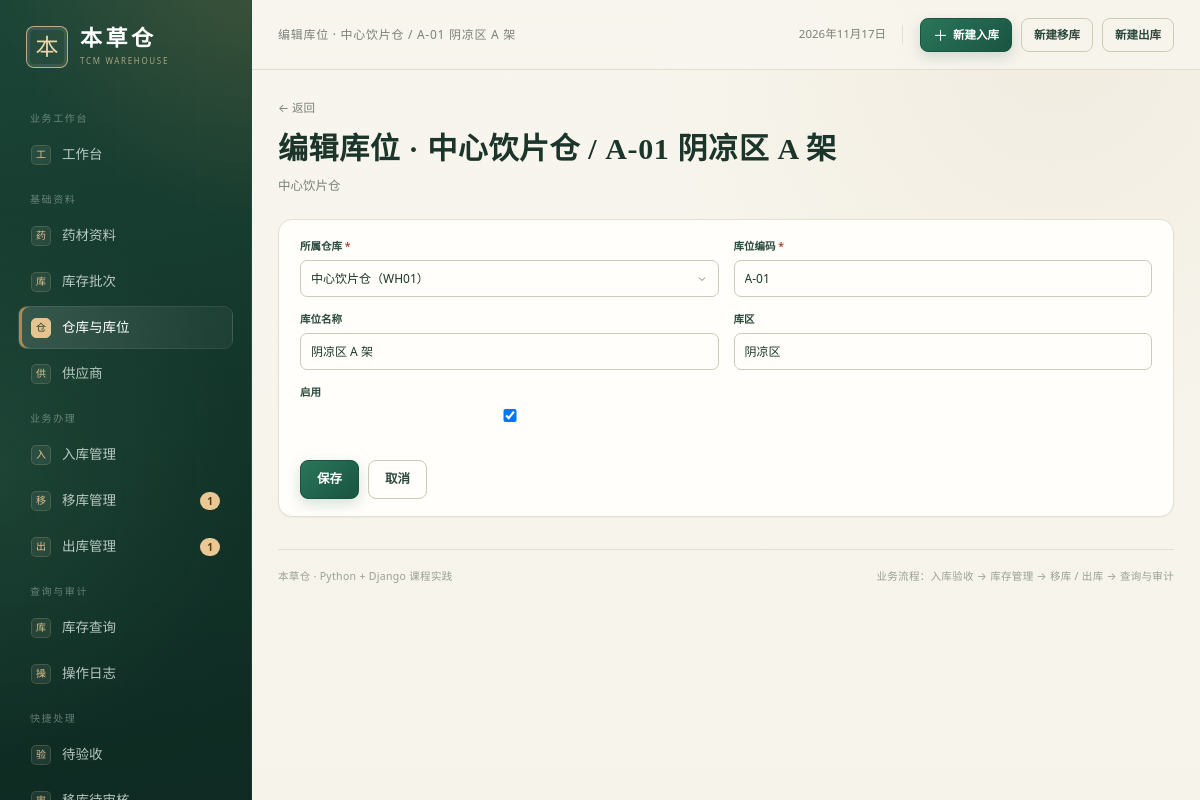
The page /locations/38/edit/ (signed in) on the database its author committed.
### warehouse/models.py (models this page shows, shortened)
class Warehouse(models.Model):
    code = models.CharField("仓库编码", max_length=20, unique=True)
    name = models.CharField("仓库名称", max_length=80)
    address = models.CharField("地址", max_length=200, blank=True)
    is_active = models.BooleanField("启用", default=True)
    created_at = models.DateTimeField("创建时间", auto_now_add=True)
    class Meta:
        verbose_name = "仓库"
        verbose_name_plural = "仓库"
        ordering = ["code"]
    def __str__(self):
        return f"{self.name}（{self.code}）"

class StorageLocation(models.Model):
    warehouse = models.ForeignKey(
        Warehouse,
        on_delete=models.PROTECT,
        related_name="locations",
        verbose_name="所属仓库",
    )
    code = models.CharField("库位编码", max_length=30)
    name = models.CharField("库位名称", max_length=80, blank=True)
    zone = models.CharField("库区", max_length=30, blank=True)
    is_active = models.BooleanField("启用", default=True)
    class Meta:
        verbose_name = "库位"
        verbose_name_plural = "库位"
        ordering = ["warehouse__code", "code"]
        constraints = [
            models.UniqueConstraint(
                fields=["warehouse", "code"], name="uniq_location_warehouse_code"
            )
        ]
    @property
    def full_name(self):
        return f"{self.warehouse.name} / {self.code} {self.name}".strip()

### warehouse/system_views.py (the view)
# urls.py: path("locations/<int:pk>/edit/", system_views.location_edit, name="location_edit"),
@login_required
def location_edit(request, pk):
    _require(request.user, "warehouse.manage")
    location = get_object_or_404(StorageLocation, pk=pk)
    form = StorageLocationForm(request.POST or None, instance=location)
    if request.method == "POST" and form.is_valid():
        form.save()
        messages.success(request, "库位信息已更新。")
        return redirect("warehouse_list")
    return render(
        request,
        "warehouse/simple_form.html",
        {
            "form": form,
            "title": f"编辑库位 · {location.full_name}",
            "subtitle": location.warehouse.name,
            "active_nav": "warehouses",
        },
    )

### warehouse/forms.py (shortened to what this page needs)
class StorageLocationForm(StyledFormMixin, forms.ModelForm):
    class Meta:
        model = StorageLocation
        fields = ["warehouse", "code", "name", "zone", "is_active"]
        widgets = {"zone": forms.TextInput(attrs={"placeholder": "例如：阴凉区 / 常温区"})}
    def __init__(self, *args, **kwargs):
        super().__init__(*args, **kwargs)
        self.fields["warehouse"].queryset = Warehouse.objects.filter(is_active=True)
        self._style_fields()

### warehouse/forms.py (called while the page is built)
    def _style_fields(self):
        for name, field in self.fields.items():
            widget = field.widget
            if isinstance(widget, forms.CheckboxInput):
                widget.attrs.setdefault("class", "form-check-input")
            elif isinstance(widget, forms.Select):
                widget.attrs.setdefault("class", "form-select")
            elif isinstance(widget, forms.FileInput):
                widget.attrs.setdefault("class", "form-file")
            else:
                widget.attrs.setdefault("class", "form-input")
            if field.required:
                widget.attrs.setdefault("required", "required")

### warehouse/models.py (called while the page is built)
    @property
    def display_name(self):
        return self.user.get_full_name() or self.user.username

    @property
    def effective_role(self):
        if self.user.is_superuser:
            return self.Role.ADMIN
        return self.role

### warehouse/permissions.py (called while the page is built)
def get_role(user):
    if not user.is_authenticated:
        return None
    if user.is_superuser:
        return "admin"
    profile = getattr(user, "profile", None)
    return profile.effective_role if profile else "viewer"

def has_perm(user, code):
    return bool(get_access_config(user)["permissions"].get(code))

def allowed_menus(user):
    return set(get_access_config(user)["menus"])

def can_create(user):
    return has_perm(user, "transfer.create") or has_perm(user, "outbound.create")

def can_audit(user):
    return (
        has_perm(user, "transfer.audit")
        or has_perm(user, "outbound.audit")
        or has_perm(user, "inbound.audit")
    )

def can_execute(user):
    return (
        has_perm(user, "transfer.execute")
        or has_perm(user, "outbound.execute")
        or has_perm(user, "inbound.execute")
    )

### warehouse/system_views.py (called while the page is built)
def _require(user, code):
    if not has_perm(user, code):
        raise PermissionDenied("当前岗位没有该功能权限。")

### warehouse/templatetags/warehouse_tags.py (called while the page is built)
@register.simple_tag
def menu_url(key):
    name = MENU_URL_NAMES.get(key)
    if not name:
        return "#"
    try:
        return reverse(name)
    except NoReverseMatch:
        return "#"

### templates/warehouse/simple_form.html (shortened to what this page needs)
{% extends "base.html" %}
{% block breadcrumb %}{{ title }}{% endblock %}
{% block content %}
<section class="page-head">
  <div>
    <a class="back-link" href="{{ request.META.HTTP_REFERER|default:'/' }}">← 返回</a>
    <h1>{{ title }}</h1>
    {% if subtitle %}<p class="page-sub">{{ subtitle }}</p>{% endif %}
  </div>
</section>
<form method="post" class="panel form-card narrow-form">
  <div class="form-grid">
    {% for field in form %}
    <div class="field {% if field.errors %}has-error{% endif %} {% if field.field.widget.input_type == 'textarea' %}field-full{% endif %}">
      <label class="field-label" for="{{ field.id_for_label }}">{{ field.label }}{% if field.field.required %} <em>*</em>{% endif %}</label>
      {{ field }}
    </div>
    {% endfor %}
  </div>
  <div class="form-actions">
    <button type="submit" class="btn btn-primary">保存</button>
    <a href="{{ request.META.HTTP_REFERER|default:'/' }}" class="btn btn-ghost">取消</a>
  </div>
</form>
{% endblock %}

### static/warehouse/css/app.css (style rules this page uses)
:root { --ink: #1b352b; --ink-2: #2d4a3f; --green: #216b52; --green-deep: #164936; --green-dark: #102f25; --green-soft: #e9f2ec; --green-pale: #f2f8f4; --gold: #b4874a; --gold-soft: #f5eddf; --paper: #f5f3ea; --surface: #fffefa; --surface-2: #faf8f1; --line: #e3dfd1; --line-strong: #cfc9b8; --muted: #7b817a; --muted-2: #9aa096; --danger: #ac4b3f; --danger-soft: #faeeec; --warning: #a97124; --warning-soft: #fbf2df; --info: #3d6f8d; --info-soft: #eaf2f7; --success: #2f7357; --success-soft: #e8f3ed; --shadow-sm: 0 1px 2px rgba(27, 53, 43, 0.04); --shadow-md: 0 12px 30px rgba(27, 53, 43, 0.07); --shadow-lg: 0 24px 60px rgba(20, 45, 36, 0.14); --radius: 14px; --radius-sm: 9px; --font-sans: "PingFang SC", "Microsoft YaHei", "Noto Sans SC", system-ui, -apple-system, sans-serif; --font-serif: "Songti SC", "Noto Serif SC", "STSong", Georgia, serif; }
* { box-sizing: border-box; }
html { min-height: 100%; }
body { margin: 0; min-height: 100vh; color: var(--ink); background: radial-gradient(circle at 88% 4%, rgba(180, 135, 74, 0.08), transparent 26rem), linear-gradient(180deg, #f7f5ed 0%, var(--paper) 100%); font-family: var(--font-sans); font-size: 14px; line-height: 1.6; -webkit-font-smoothing: antialiased; }
a { color: var(--green); text-decoration: none; }
h1, h2, h3, p { margin: 0; }
h1, h2, h3 { line-height: 1.3; }
h1 { font-family: var(--font-serif); font-size: 30px; font-weight: 700; letter-spacing: 0.02em; }
button, input, select, textarea { font: inherit; color: inherit; }
button { cursor: pointer; }
.page-head { display: flex; align-items: flex-end; justify-content: space-between; gap: 24px; margin-bottom: 22px; }
.page-head h1 { margin-bottom: 7px; }
.page-sub { max-width: 800px; color: var(--muted); font-size: 12.5px; line-height: 1.75; }
.back-link { display: inline-block; margin-bottom: 12px; color: var(--muted); font-size: 11.5px; }
.btn { display: inline-flex; align-items: center; justify-content: center; gap: 5px; min-height: 39px; padding: 0 16px; color: var(--ink); background: var(--surface); border: 1px solid var(--line-strong); border-radius: 8px; font-size: 12.5px; font-weight: 600; line-height: 1; white-space: nowrap; transition: transform 0.14s ease, box-shadow 0.14s ease, background 0.14s ease, color 0.14s ease; }
.btn-primary { color: #fff; background: linear-gradient(140deg, #2a765b, #195440); border-color: #195440; box-shadow: 0 5px 14px rgba(25, 84, 64, 0.18); }
.btn-ghost { color: var(--ink-2); background: transparent; border-color: var(--line-strong); }
.panel { background: var(--surface); border: 1px solid var(--line); border-radius: var(--radius); box-shadow: var(--shadow-sm); }
.form-input, .form-select, .form-input textarea { width: 100%; min-height: 37px; padding: 8px 10px; color: var(--ink); background: #fffefa; border: 1px solid var(--line-strong); border-radius: 7px; outline: 0; font-size: 12px; transition: border-color 0.15s ease, box-shadow 0.15s ease, background 0.15s ease; }
.form-input::placeholder { color: #b1b4ab; }
.form-select { padding-right: 30px; appearance: none; background-position: right 10px center; background-repeat: no-repeat; }
.field-label { display: block; margin-bottom: 5px; color: var(--ink-2); font-size: 10.5px; font-weight: 600; }
.field-label em, .field > .field-label em { color: var(--danger); font-style: normal; }
.form-card { padding-bottom: 0; }
.form-grid { display: grid; grid-template-columns: repeat(2, minmax(0, 1fr)); gap: 14px 15px; padding: 4px 21px 20px; }
.form-actions { display: flex; align-items: center; gap: 9px; padding: 15px 21px 17px; flex-wrap: wrap; }
.field { display: flex; flex-direction: column; }
.narrow-form { max-width: 920px; margin: 0 auto; padding-bottom: 0; }
.narrow-form .form-grid { padding-top: 18px; }

### rows shown on the page
Warehouse: name "中心饮片仓"
StorageLocation: form "中心饮片仓（WH01）" "A-01" "阴凉区 A 架" "阴凉区" "☑"

### other values the page prints
{{ group.label }} "业务工作台" "基础资料" "业务办理" "查询与审计"
{{ label|slice:":1" }} "工" "药" "库" "仓" "供" "入" "移" "出" "库" "操"
{{ label }} "工作台" "药材资料" "库存批次" "仓库与库位" "供应商" "入库管理" "移库管理" "出库管理" "库存查询" "操作日志"
{{ nav_pending_transfers }} "1"
{{ nav_pending_outbounds }} "1"
{{ title }} "编辑库位 · 中心饮片仓 / A-01 阴凉区 A 架"
{{ field.label }} "所属仓库" "库位编码" "库位名称" "库区" "启用"
